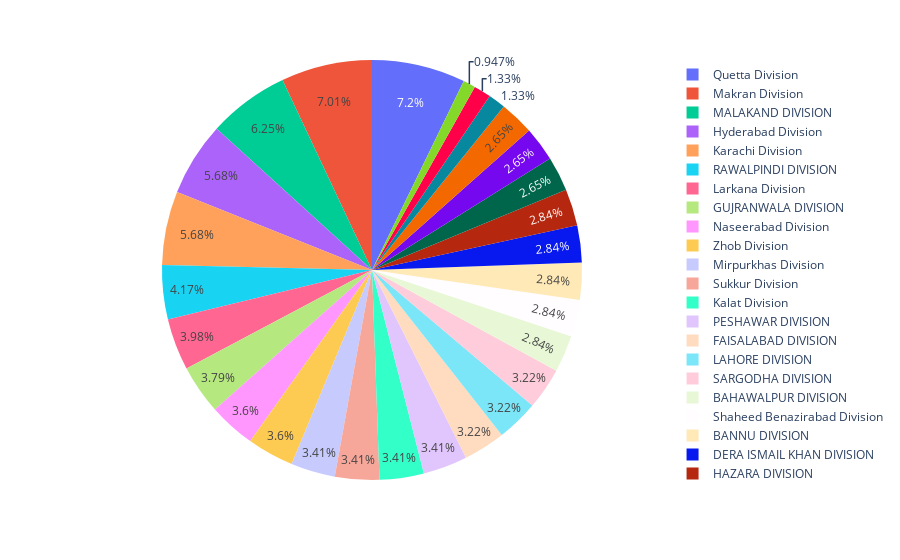

Notebook code cell kept with this figure:
### Code cell
fig = px.pie(df, names="DIVISION")
fig.show()

### Figure 1 — Plotly figure (JSON) as saved in the notebook; plotly's stock layout.template omitted (floating-point values rounded to 4 significant figures; data arrays with more than 128 entries replaced by an {"elided": "..."} marker saying what was removed)
{"data": [{"domain": {"x": [0, 1], "y": [0, 1]}, "hovertemplate": "DIVISION=%{label}<extra></extra>", "labels": {"elided": "528 str values"}, "legendgroup": "", "name": "", "showlegend": true, "type": "pie"}], "layout": {"legend": {"tracegroupgap": 0}, "margin": {"t": 60}, "autosize": true}}
